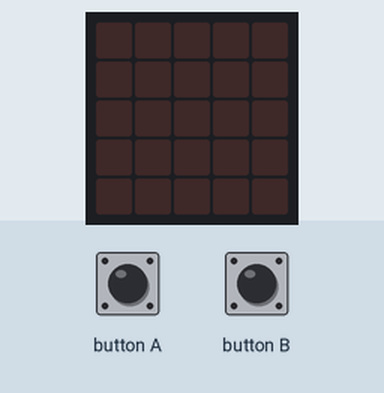
This program was run on a simulated BBC micro:bit (MakeCode). On the bench: the board's 5×5 LED display. The inputs (shaded band) are chosen by the test bench.

Above: at 1.2 s.
1.3 s: button A pressed for 0.15 s
At 2.5 s:
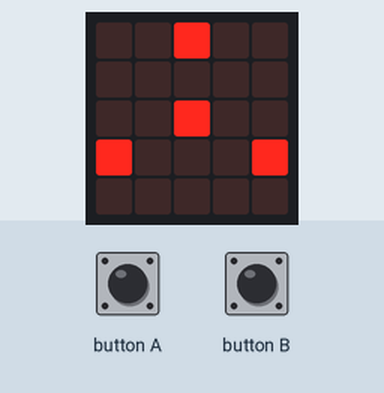
2.9 s: button B pressed for 0.15 s
At 3.7 s:
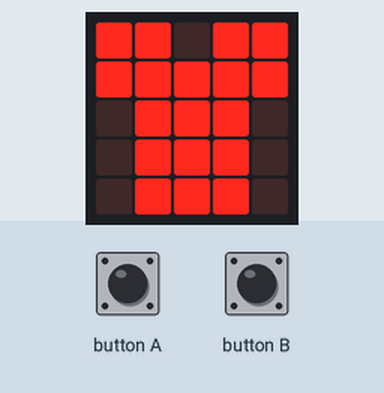
Timing chart, 0 to 5.9 s (numbered marks = the images above; inputs shaded):
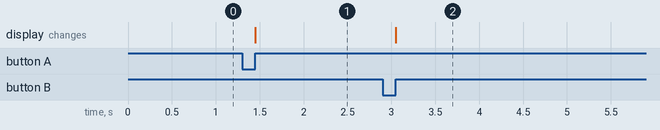

The program:

main.ts
```typescript
input.onButtonPressed(Button.A, function () {
    basic.showLeds(`
        . . # . .
        . . . . .
        . . # . .
        # . . . #
        . . . . .
        `)
})
input.onButtonPressed(Button.B, function () {
    basic.showIcon(IconNames.TShirt)
})
basic.forever(function () {

})
```

test.ts
```typescript
// 在這裡測試；當此封包作為擴充功能時，將不會編譯此內容。
```

Measured:
- after the input at 1.3 s, the display: changes after 0.15 s (image 1)
- after the input at 2.9 s, the display: changes after 0.15 s (image 2)
